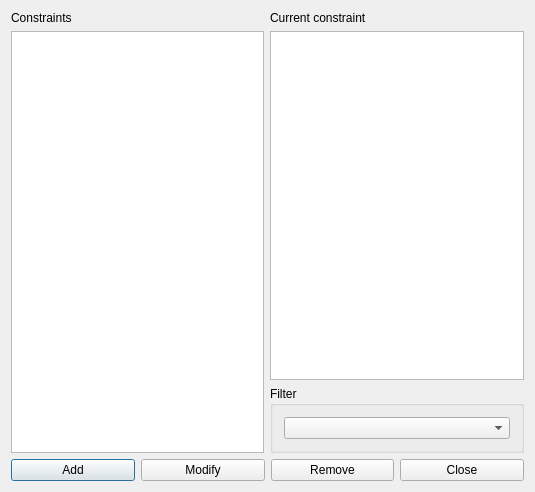
<?xml version="1.0" encoding="UTF-8"?>
<ui version="4.0">
 <class>ConstraintStudentsSetMaxHoursPerAllAfternoonsForm_template</class>
 <widget class="QDialog" name="ConstraintStudentsSetMaxHoursPerAllAfternoonsForm_template">
  <property name="geometry">
   <rect>
    <x>0</x>
    <y>0</y>
    <width>535</width>
    <height>492</height>
   </rect>
  </property>
  <property name="windowTitle">
   <string extracomment="This is the title of the dialog in which you see the list of all constraints of this type">Constraints students set max hours per all afternoons</string>
  </property>
  <layout class="QGridLayout" name="gridLayout_2">
   <item row="0" column="0" rowspan="2">
    <layout class="QVBoxLayout" name="verticalLayout_2">
     <item>
      <widget class="QLabel" name="constraintsTextLabel">
       <property name="frameShape">
        <enum>QFrame::NoFrame</enum>
       </property>
       <property name="frameShadow">
        <enum>QFrame::Plain</enum>
       </property>
       <property name="text">
        <string>Constraints</string>
       </property>
       <property name="wordWrap">
        <bool>false</bool>
       </property>
      </widget>
     </item>
     <item>
      <widget class="QListWidget" name="constraintsListWidget"/>
     </item>
    </layout>
   </item>
   <item row="0" column="1">
    <layout class="QVBoxLayout" name="verticalLayout">
     <item>
      <widget class="QLabel" name="currentConstraintTextLabel">
       <property name="text">
        <string>Current constraint</string>
       </property>
       <property name="wordWrap">
        <bool>false</bool>
       </property>
      </widget>
     </item>
     <item>
      <widget class="QPlainTextEdit" name="currentConstraintTextEdit"/>
     </item>
    </layout>
   </item>
   <item row="1" column="1">
    <widget class="QGroupBox" name="filterGroupBox">
     <property name="title">
      <string>Filter</string>
     </property>
     <layout class="QGridLayout" name="gridLayout">
      <item row="0" column="0">
       <widget class="QComboBox" name="studentsComboBox"/>
      </item>
     </layout>
    </widget>
   </item>
   <item row="2" column="0" colspan="2">
    <layout class="QHBoxLayout" name="horizontalLayout">
     <item>
      <widget class="QPushButton" name="addConstraintPushButton">
       <property name="text">
        <string>Add</string>
       </property>
      </widget>
     </item>
     <item>
      <widget class="QPushButton" name="modifyConstraintPushButton">
       <property name="text">
        <string>Modify</string>
       </property>
      </widget>
     </item>
     <item>
      <widget class="QPushButton" name="removeConstraintPushButton">
       <property name="text">
        <string>Remove</string>
       </property>
      </widget>
     </item>
     <item>
      <widget class="QPushButton" name="closePushButton">
       <property name="text">
        <string>Close</string>
       </property>
      </widget>
     </item>
    </layout>
   </item>
  </layout>
 </widget>
 <layoutdefault spacing="6" margin="11"/>
 <resources/>
 <connections/>
</ui>
